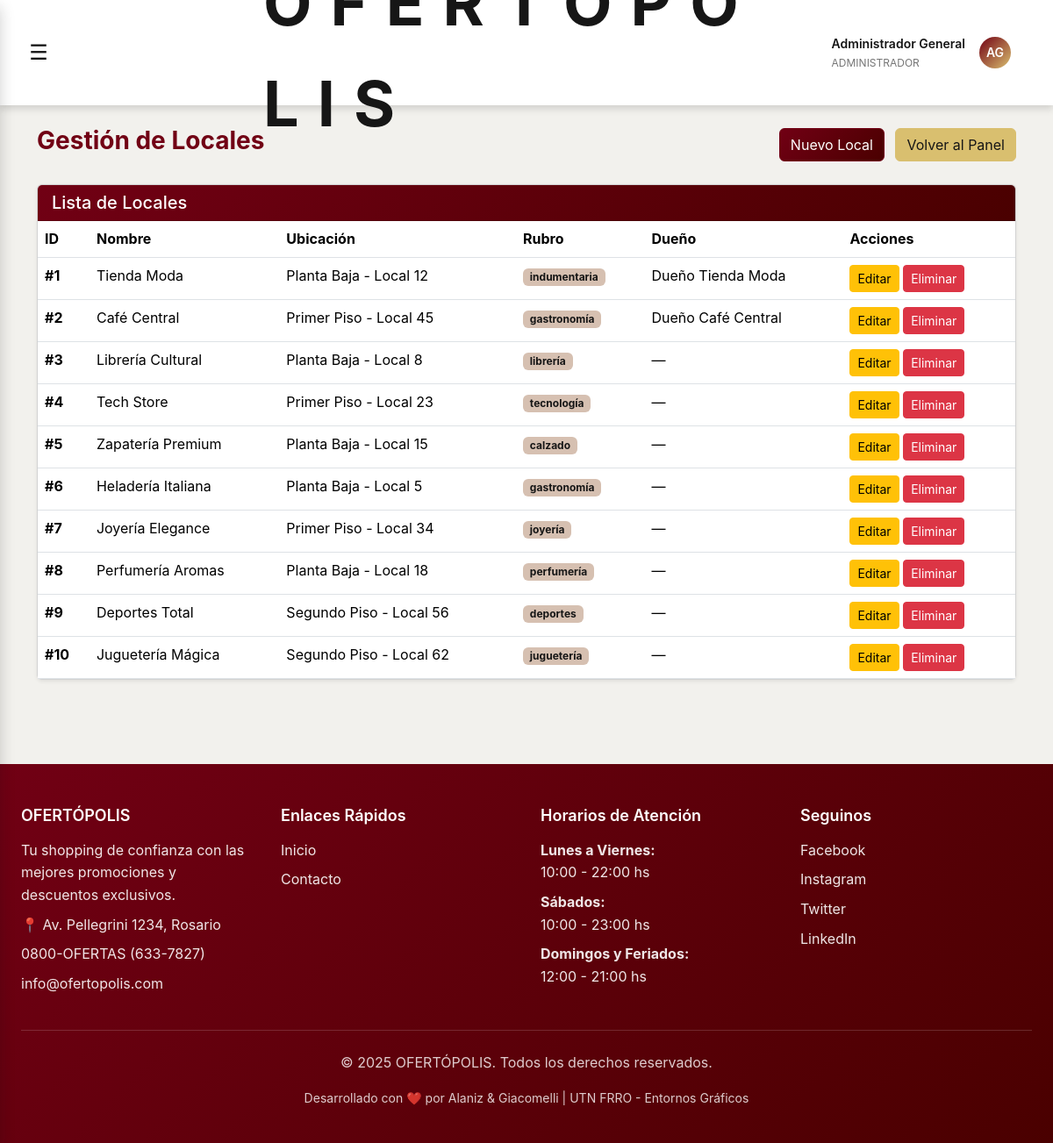
The page /admin/locales.php (signed in) on the database its author committed.
### tables this page shows
CREATE TABLE locales (
  id INT AUTO_INCREMENT PRIMARY KEY,
  nombre VARCHAR(100) NOT NULL,
  ubicacion VARCHAR(50),
  rubro VARCHAR(100),
  id_duenio INT,
  FOREIGN KEY (id_duenio) REFERENCES usuarios(id) ON DELETE SET NULL
);

CREATE TABLE usuarios (
  id INT AUTO_INCREMENT PRIMARY KEY,
  nombre VARCHAR(100) NOT NULL,
  email VARCHAR(100) UNIQUE NOT NULL,
  password VARCHAR(255) NOT NULL,
  rol ENUM('admin','duenio','cliente') NOT NULL,
  categoria ENUM('inicial','medium','premium') DEFAULT 'inicial',
  estado ENUM('pendiente','activo') DEFAULT 'activo',
  estado_cuenta ENUM('pendiente', 'activo', 'denegado') DEFAULT 'pendiente',
  token_validacion VARCHAR(100) DEFAULT NULL,
  fecha_registro TIMESTAMP DEFAULT CURRENT_TIMESTAMP
);

### admin/locales.php (the view, shortened to what this page needs)
<?php
include_once("../includes/db.php");
$sql_locales = "SELECT l.*, u.nombre AS duenio
                FROM locales l
                LEFT JOIN usuarios u ON l.id_duenio = u.id";
$res_locales = $conn->query($sql_locales);
?>
<!DOCTYPE html>
<html lang="es">
<head>
<link href="https://cdn.jsdelivr.net/npm/bootstrap@5.3.3/dist/css/bootstrap.min.css" rel="stylesheet">
<link href="../css/estilos.css" rel="stylesheet">
<link href="../css/header.css" rel="stylesheet">
<link href="../css/footer.css" rel="stylesheet">
<link href="../css/panels.css" rel="stylesheet">
</head>
<body>
<?php include("../includes/header.php"); ?>
<main id="main-content" class="main-content">
<div class="container mt-4 mb-5">
  <div class="d-flex justify-content-between align-items-center mb-4">
    <h3 style="color: var(--primary-color); font-weight: 700;">Gestión de Locales</h3>
    <div>
      <button class="btn btn-primary me-2" data-bs-toggle="modal" data-bs-target="#modalAgregar">Nuevo Local</button>
      <a href="admin.php" class="btn btn-secondary">Volver al Panel</a>
    </div>
  </div>
  <div class="card shadow-sm">
    <div class="card-header text-white" style="background: linear-gradient(135deg, var(--primary-color), var(--primary-dark));">
      <h5 class="mb-0">Lista de Locales</h5>
    </div>
    <div class="card-body p-0">
      <div class="table-responsive">
        <table class="table table-hover mb-0">
          <thead style="background-color: var(--light);">
            <tr>
              <th>ID</th>
              <th>Nombre</th>
              <th>Ubicación</th>
              <th>Rubro</th>
              <th>Dueño</th>
              <th>Acciones</th>
            </tr>
          </thead>
          <tbody>
      <?php while($l = $res_locales->fetch_assoc()): ?>
        <tr>
          <td><strong>#<?= $l['id'] ?></strong></td>
          <td><?= htmlspecialchars($l['nombre']) ?></td>
          <td><?= htmlspecialchars($l['ubicacion'] ?? '—') ?></td>
          <td><span class="badge bg-info"><?= htmlspecialchars($l['rubro']) ?></span></td>
          <td><?= htmlspecialchars($l['duenio'] ?? '—') ?></td>
          <td>
            <button class="btn btn-warning btn-sm" data-bs-toggle="modal" data-bs-target="#modalEditar<?= $l['id'] ?>">Editar</button>
            <a href="?eliminar=<?= $l['id'] ?>" class="btn btn-danger btn-sm" onclick="return confirm('¿Eliminar este local?')">Eliminar</a>
          </td>
        </tr>
      <?php endwhile; ?>
          </tbody>
        </table>
      </div>
    </div>
  </div>
</div>
</main>
<?php include("../includes/footer.php"); ?>
</body>
</html>

### css/estilos.css (style rules this page uses)
:root { --primary-color: #710014; --primary-dark: #4A0000; --primary-light: #A64D63; --secondary-color: #D9BF6F; --accent-color: #C5A34F; --success-color: #4CAF50; --warning-color: #FF9800; --danger-color: #F44336; --info-color: #d6c0b1; --dark: #161616; --gray-dark: #424242; --gray: #757575; --gray-light: #BDBDBD; --light: #F2F1ED; --white: #FFFFFF; --spacing-xs: 0.5rem; --spacing-sm: 1rem; --spacing-md: 1.5rem; --spacing-lg: 2rem; --spacing-xl: 3rem; --border-radius: 0px; --border-radius-lg: 0px; --shadow-sm: 0 2px 4px rgba(22, 22, 22, 0.1); --shadow-md: 0 4px 8px rgba(22, 22, 22, 0.15); --shadow-lg: 0 8px 16px rgba(22, 22, 22, 0.2); --font-primary: -apple-system, BlinkMacSystemFont, 'Segoe UI', Roboto, 'Helvetica Neue', Arial, sans-serif; --font-size-base: 16px; --font-size-sm: 14px; --font-size-lg: 18px; --font-size-xl: 24px; --transition-speed: 0.3s; }
*, *::before, *::after { transition: none !important; animation: none !important; }
* { box-sizing: border-box; }
body { font-family: var(--font-primary); font-size: var(--font-size-base); line-height: 1.6; color: var(--dark); background-color: var(--light); margin: 0; padding: 0; padding-top: 120px; min-height: 100vh; display: flex; flex-direction: column; }
.main-content { flex: 1; }
.badge.bg-info { background-color: #d6c0b1 !important; color: #161616 !important; }
.btn-primary { background: linear-gradient(135deg, #710014, #4A0000) !important; border-color: #710014 !important; color: #FFFFFF !important; }
.btn-secondary { background-color: #D9BF6F !important; border-color: #D9BF6F !important; color: #161616 !important; }

### rows shown on the page
locales: id "1", nombre "Tienda Moda", ubicacion "Planta Baja - Local 12", rubro "indumentaria", id_duenio.nombre "Dueño Tienda Moda"
locales: id "2", nombre "Café Central", ubicacion "Primer Piso - Local 45", rubro "gastronomía", id_duenio.nombre "Dueño Café Central"
locales: id "3", nombre "Librería Cultural", ubicacion "Planta Baja - Local 8", rubro "librería", duenio "—"
locales: id "4", nombre "Tech Store", ubicacion "Primer Piso - Local 23", rubro "tecnología", duenio "—"
locales: id "5", nombre "Zapatería Premium", ubicacion "Planta Baja - Local 15", rubro "calzado", duenio "—"
locales: id "6", nombre "Heladería Italiana", ubicacion "Planta Baja - Local 5", rubro "gastronomía", duenio "—"
locales: id "7", nombre "Joyería Elegance", ubicacion "Primer Piso - Local 34", rubro "joyería", duenio "—"
locales: id "8", nombre "Perfumería Aromas", ubicacion "Planta Baja - Local 18", rubro "perfumería", duenio "—"
locales: id "9", nombre "Deportes Total", ubicacion "Segundo Piso - Local 56", rubro "deportes", duenio "—"
locales: id "10", nombre "Juguetería Mágica", ubicacion "Segundo Piso - Local 62", rubro "juguetería", duenio "—"

### other values the page prints
$_SESSION['usuario_nombre'] "Administrador General"
$rol_display "ADMINISTRADOR"
$iniciales "AG"
